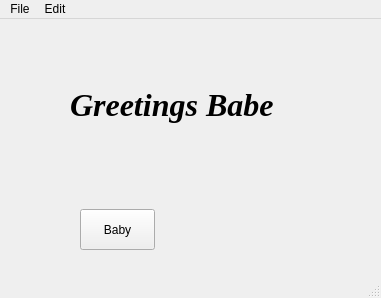
<?xml version="1.0" encoding="UTF-8"?>
<ui version="4.0">
 <class>MainWindow</class>
 <widget class="QMainWindow" name="MainWindow">
  <property name="geometry">
   <rect>
    <x>0</x>
    <y>0</y>
    <width>381</width>
    <height>298</height>
   </rect>
  </property>
  <property name="windowTitle">
   <string>MainWindow</string>
  </property>
  <widget class="QWidget" name="centralwidget">
   <widget class="QPushButton" name="pushButton">
    <property name="geometry">
     <rect>
      <x>80</x>
      <y>190</y>
      <width>75</width>
      <height>41</height>
     </rect>
    </property>
    <property name="text">
     <string>Baby</string>
    </property>
   </widget>
   <widget class="QLabel" name="label">
    <property name="geometry">
     <rect>
      <x>70</x>
      <y>50</y>
      <width>231</width>
      <height>71</height>
     </rect>
    </property>
    <property name="font">
     <font>
      <family>Times New Roman</family>
      <pointsize>24</pointsize>
      <weight>75</weight>
      <italic>true</italic>
      <bold>true</bold>
     </font>
    </property>
    <property name="text">
     <string>Greetings Babe</string>
    </property>
   </widget>
  </widget>
  <widget class="QMenuBar" name="menubar">
   <property name="geometry">
    <rect>
     <x>0</x>
     <y>0</y>
     <width>381</width>
     <height>21</height>
    </rect>
   </property>
   <widget class="QMenu" name="menuFile">
    <property name="title">
     <string>File</string>
    </property>
    <addaction name="actionNew"/>
    <addaction name="actionSave"/>
   </widget>
   <widget class="QMenu" name="menuEdit">
    <property name="title">
     <string>Edit</string>
    </property>
    <addaction name="actionCopy"/>
    <addaction name="actionPaste"/>
   </widget>
   <addaction name="menuFile"/>
   <addaction name="menuEdit"/>
  </widget>
  <widget class="QStatusBar" name="statusbar"/>
  <action name="actionNew">
   <property name="text">
    <string>New</string>
   </property>
   <property name="statusTip">
    <string>Creates a new file</string>
   </property>
   <property name="shortcut">
    <string>Ctrl+N</string>
   </property>
  </action>
  <action name="actionSave">
   <property name="text">
    <string>Save</string>
   </property>
   <property name="statusTip">
    <string>Saves the file</string>
   </property>
  </action>
  <action name="actionCopy">
   <property name="text">
    <string>Copy</string>
   </property>
   <property name="statusTip">
    <string>Copy a file</string>
   </property>
   <property name="shortcut">
    <string>Ctrl+C</string>
   </property>
  </action>
  <action name="actionPaste">
   <property name="text">
    <string>Paste</string>
   </property>
   <property name="statusTip">
    <string>Paste</string>
   </property>
  </action>
 </widget>
 <resources/>
 <connections/>
</ui>
